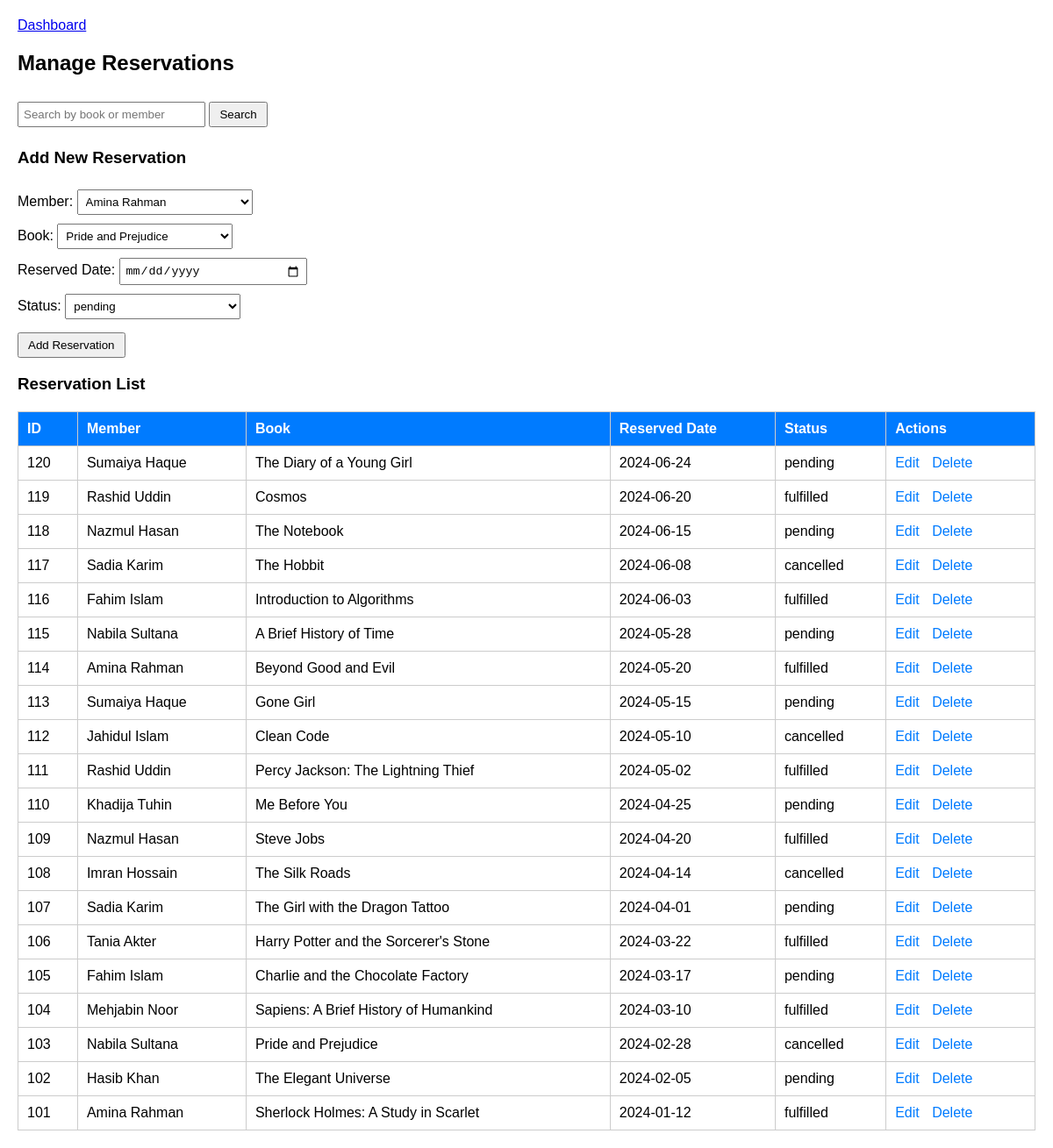
The page /lms/reservation.php (signed in) on the database its author committed.
### tables this page shows
CREATE TABLE `reservation` (
  `reservation_id` int(11) NOT NULL,
  `member_id` int(11) DEFAULT NULL,
  `book_id` int(11) DEFAULT NULL,
  `reserved_date` date DEFAULT NULL,
  `status` enum('pending','fulfilled','cancelled') DEFAULT NULL
);

CREATE TABLE `members` (
  `member_id` int(11) NOT NULL,
  `user_id` int(11) NOT NULL,
  `full_name` varchar(20) NOT NULL,
  `gender` varchar(20) DEFAULT NULL,
  `phone` varchar(20) DEFAULT NULL,
  `email` varchar(25) DEFAULT NULL,
  `address` varchar(40) DEFAULT NULL,
  `date_of_birth` date DEFAULT NULL,
  `membership_date` date DEFAULT NULL,
  `member_status` enum('active','expired','blocked') DEFAULT 'active',
  `type_id` int(11) DEFAULT NULL
);

CREATE TABLE `books` (
  `book_id` int(11) NOT NULL,
  `title` varchar(100) DEFAULT NULL,
  `category_id` int(11) DEFAULT NULL,
  `publisher_id` int(11) DEFAULT NULL,
  `publication_year` int(11) DEFAULT NULL,
  `copies_total` int(11) DEFAULT NULL,
  `copies_available` int(11) DEFAULT NULL
);

### lms/reservation.php (the view, shortened to what this page needs)
<?php
include 'db.php';
$role = $_SESSION['role'];
$user_id = $_SESSION['user_id'];
$search = '';
if($role == 'member'){
    $query = "SELECT r.*, b.title, m.full_name
              FROM reservation r
              JOIN books b ON r.book_id=b.book_id
              JOIN members m ON r.member_id=m.member_id
              WHERE r.member_id=(SELECT member_id FROM members WHERE user_id='$user_id')
              ORDER BY r.reservation_id DESC";
} else {
    $query = "SELECT r.*, b.title, m.full_name
              FROM reservation r
              JOIN books b ON r.book_id=b.book_id
              JOIN members m ON r.member_id=m.member_id
              WHERE b.title LIKE '%$search%' OR m.full_name LIKE '%$search%'
              ORDER BY r.reservation_id DESC";
}
$result = $conn->query($query);
$members = $conn->query("SELECT * FROM members");
$books = $conn->query("SELECT * FROM books");
?>
<!DOCTYPE html>
<html>
<head>
</head>
<body>
    <div class="top-nav">
        <a href="dashboard.php">Dashboard</a>
    </div>
    <h2>Manage Reservations</h2>
    <form method="GET" action="">
        <input type="text" name="search" placeholder="Search by book or member" value="<?php echo htmlspecialchars($search); ?>">
        <input type="submit" value="Search">
    </form>
    <?php if($role != 'member'){ ?>
    <?php
    if(isset($_GET['edit'])){
        $res_id = $_GET['edit'];
        $res = $conn->query("SELECT * FROM reservation WHERE reservation_id='$res_id'")->fetch_assoc();
    ?>
    <h3>Edit Reservation</h3>
    <form method="POST" action="">
        <input type="hidden" name="reservation_id" value="<?php echo $res['reservation_id']; ?>">
        Member:
        <select name="member_id" required>
            <?php while($m = $members->fetch_assoc()){ ?>
                <option value="<?php echo $m['member_id']; ?>" <?php if($m['member_id']==$res['member_id']) echo 'selected'; ?>><?php echo $m['full_name']; ?></option>
            <?php } ?>
        </select><br>
        Book:
        <select name="book_id" required>
            <?php while($b = $books->fetch_assoc()){ ?>
                <option value="<?php echo $b['book_id']; ?>" <?php if($b['book_id']==$res['book_id']) echo 'selected'; ?>><?php echo $b['title']; ?></option>
            <?php } ?>
        </select><br>
        Reserved Date: <input type="date" name="reserved_date" value="<?php echo $res['reserved_date']; ?>" required><br>
        Status:
        <select name="status" required>
            <option value="pending" <?php if($res['status']=='pending') echo 'selected'; ?>>pending</option>
            <option value="fulfilled" <?php if($res['status']=='fulfilled') echo 'selected'; ?>>fulfilled</option>
            <option value="cancelled" <?php if($res['status']=='cancelled') echo 'selected'; ?>>cancelled</option>
        </select><br>
        <input type="submit" name="edit_reservation" value="Update Reservation">
    </form>
    <?php } else { ?>
    <h3>Add New Reservation</h3>
    <form method="POST" action="">
        Member:
        <select name="member_id" required>
            <?php while($m = $members->fetch_assoc()){ ?>
                <option value="<?php echo $m['member_id']; ?>"><?php echo $m['full_name']; ?></option>
            <?php } ?>
        </select><br>
        Book:
        <select name="book_id" required>
            <?php while($b = $books->fetch_assoc()){ ?>
                <option value="<?php echo $b['book_id']; ?>"><?php echo $b['title']; ?></option>
            <?php } ?>
        </select><br>
        Reserved Date: <input type="date" name="reserved_date" required><br>
        Status:
        <select name="status" required>
            <option value="pending">pending</option>
        </select><br>
        <input type="submit" name="add_reservation" value="Add Reservation">
    </form>
    <?php } ?>
    <?php } ?>
    <h3>Reservation List</h3>
    <table>
        <tr>
            <th>ID</th><th>Member</th><th>Book</th><th>Reserved Date</th><th>Status</th>
            <?php if($role != 'member'){ ?><th>Actions</th><?php } ?>
        </tr>
        <?php while($row = $result->fetch_assoc()){ ?>
        <tr>
            <td><?php echo $row['reservation_id']; ?></td>
            <td><?php echo $row['full_name']; ?></td>
            <td><?php echo $row['title']; ?></td>
            <td><?php echo $row['reserved_date']; ?></td>
            <td><?php echo $row['status']; ?></td>
            <?php if($role != 'member'){ ?>
            <td>
                <a class="edit-link" href="reservation.php?edit=<?php echo $row['reservation_id']; ?>">Edit</a>
                <a class="delete-link" href="reservation.php?delete=<?php echo $row['reservation_id']; ?>" onclick="return confirm('Are you sure?')">Delete</a>
            </td>
            <?php } ?>
        </tr>
        <?php } ?>
    </table>
</body>
</html>

### lms/reservation.php (style rules this page uses)
body { font-family: Arial; margin:20px; }
table { border-collapse: collapse; width:100%; margin-top:20px; }
th, td { border:1px solid #ccc; padding:10px; text-align:left; }
th { background:#007BFF; color:white; }
form { margin-top:20px; }
select, input[type=text], input[type=date] { padding:5px; margin:5px 0; width:200px; }
input[type=submit] { padding:5px 10px; margin-top:10px; }
.edit-link, .delete-link { margin-right:10px; color:#007BFF; text-decoration:none; }

### rows shown on the page
reservation: reservation_id "120", member.full_name "Sumaiya Haque", book.title "The Diary of a Young Girl", reserved_date "2024-06-24", status "pending"
reservation: reservation_id "119", member.full_name "Rashid Uddin", book.title "Cosmos", reserved_date "2024-06-20", status "fulfilled"
reservation: reservation_id "118", member.full_name "Nazmul Hasan", book.title "The Notebook", reserved_date "2024-06-15", status "pending"
reservation: reservation_id "117", member.full_name "Sadia Karim", book.title "The Hobbit", reserved_date "2024-06-08", status "cancelled"
reservation: reservation_id "116", member.full_name "Fahim Islam", book.title "Introduction to Algorithms", reserved_date "2024-06-03", status "fulfilled"
reservation: reservation_id "115", member.full_name "Nabila Sultana", book.title "A Brief History of Time", reserved_date "2024-05-28", status "pending"
reservation: reservation_id "114", member.full_name "Amina Rahman", book.title "Beyond Good and Evil", reserved_date "2024-05-20", status "fulfilled"
reservation: reservation_id "113", member.full_name "Sumaiya Haque", book.title "Gone Girl", reserved_date "2024-05-15", status "pending"
reservation: reservation_id "112", member.full_name "Jahidul Islam", book.title "Clean Code", reserved_date "2024-05-10", status "cancelled"
reservation: reservation_id "111", member.full_name "Rashid Uddin", book.title "Percy Jackson: The Lightning Thief", reserved_date "2024-05-02", status "fulfilled"
reservation: reservation_id "110", member.full_name "Khadija Tuhin", book.title "Me Before You", reserved_date "2024-04-25", status "pending"
reservation: reservation_id "109", member.full_name "Nazmul Hasan", book.title "Steve Jobs", reserved_date "2024-04-20", status "fulfilled"
reservation: reservation_id "108", member.full_name "Imran Hossain", book.title "The Silk Roads", reserved_date "2024-04-14", status "cancelled"
reservation: reservation_id "107", member.full_name "Sadia Karim", book.title "The Girl with the Dragon Tattoo", reserved_date "2024-04-01", status "pending"
reservation: reservation_id "106", member.full_name "Tania Akter", book.title "Harry Potter and the Sorcerer's Stone", reserved_date "2024-03-22", status "fulfilled"
reservation: reservation_id "105", member.full_name "Fahim Islam", book.title "Charlie and the Chocolate Factory", reserved_date "2024-03-17", status "pending"
reservation: reservation_id "104", member.full_name "Mehjabin Noor", book.title "Sapiens: A Brief History of Humankind", reserved_date "2024-03-10", status "fulfilled"
reservation: reservation_id "103", member.full_name "Nabila Sultana", book.title "Pride and Prejudice", reserved_date "2024-02-28", status "cancelled"
reservation: reservation_id "102", member.full_name "Hasib Khan", book.title "The Elegant Universe", reserved_date "2024-02-05", status "pending"
reservation: reservation_id "101", member.full_name "Amina Rahman", book.title "Sherlock Holmes: A Study in Scarlet", reserved_date "2024-01-12", status "fulfilled"

### other values the page prints
form field member_id "Amina Rahman"
form field book_id "Pride and Prejudice"
